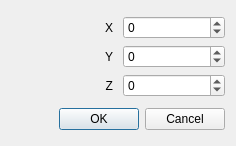
<?xml version="1.0" encoding="UTF-8"?>
<ui version="4.0">
 <class>TranslateDialog</class>
 <widget class="QDialog" name="TranslateDialog">
  <property name="geometry">
   <rect>
    <x>0</x>
    <y>0</y>
    <width>236</width>
    <height>146</height>
   </rect>
  </property>
  <property name="windowTitle">
   <string>Translate Model</string>
  </property>
  <layout class="QVBoxLayout" name="verticalLayout">
   <item>
    <layout class="QGridLayout" name="gridLayout">
     <property name="horizontalSpacing">
      <number>10</number>
     </property>
     <item row="2" column="1">
      <widget class="QSpinBox" name="move_z">
       <property name="minimum">
        <number>-9999</number>
       </property>
       <property name="maximum">
        <number>9999</number>
       </property>
      </widget>
     </item>
     <item row="0" column="0">
      <widget class="QLabel" name="label_x">
       <property name="layoutDirection">
        <enum>Qt::LeftToRight</enum>
       </property>
       <property name="text">
        <string>X</string>
       </property>
       <property name="alignment">
        <set>Qt::AlignRight|Qt::AlignTrailing|Qt::AlignVCenter</set>
       </property>
      </widget>
     </item>
     <item row="0" column="1">
      <widget class="QSpinBox" name="move_x">
       <property name="minimum">
        <number>-9999</number>
       </property>
       <property name="maximum">
        <number>9999</number>
       </property>
      </widget>
     </item>
     <item row="1" column="0">
      <widget class="QLabel" name="label_y">
       <property name="text">
        <string>Y</string>
       </property>
       <property name="alignment">
        <set>Qt::AlignRight|Qt::AlignTrailing|Qt::AlignVCenter</set>
       </property>
      </widget>
     </item>
     <item row="1" column="1">
      <widget class="QSpinBox" name="move_y">
       <property name="minimum">
        <number>-9999</number>
       </property>
       <property name="maximum">
        <number>9999</number>
       </property>
      </widget>
     </item>
     <item row="2" column="0">
      <widget class="QLabel" name="label_z">
       <property name="text">
        <string>Z</string>
       </property>
       <property name="alignment">
        <set>Qt::AlignRight|Qt::AlignTrailing|Qt::AlignVCenter</set>
       </property>
      </widget>
     </item>
    </layout>
   </item>
   <item>
    <widget class="QDialogButtonBox" name="buttonBox">
     <property name="orientation">
      <enum>Qt::Horizontal</enum>
     </property>
     <property name="standardButtons">
      <set>QDialogButtonBox::Cancel|QDialogButtonBox::Ok</set>
     </property>
    </widget>
   </item>
  </layout>
 </widget>
 <tabstops>
  <tabstop>move_x</tabstop>
  <tabstop>move_y</tabstop>
  <tabstop>move_z</tabstop>
  <tabstop>buttonBox</tabstop>
 </tabstops>
 <resources/>
 <connections>
  <connection>
   <sender>buttonBox</sender>
   <signal>accepted()</signal>
   <receiver>TranslateDialog</receiver>
   <slot>accept()</slot>
   <hints>
    <hint type="sourcelabel">
     <x>248</x>
     <y>254</y>
    </hint>
    <hint type="destinationlabel">
     <x>157</x>
     <y>274</y>
    </hint>
   </hints>
  </connection>
  <connection>
   <sender>buttonBox</sender>
   <signal>rejected()</signal>
   <receiver>TranslateDialog</receiver>
   <slot>reject()</slot>
   <hints>
    <hint type="sourcelabel">
     <x>316</x>
     <y>260</y>
    </hint>
    <hint type="destinationlabel">
     <x>286</x>
     <y>274</y>
    </hint>
   </hints>
  </connection>
 </connections>
</ui>
